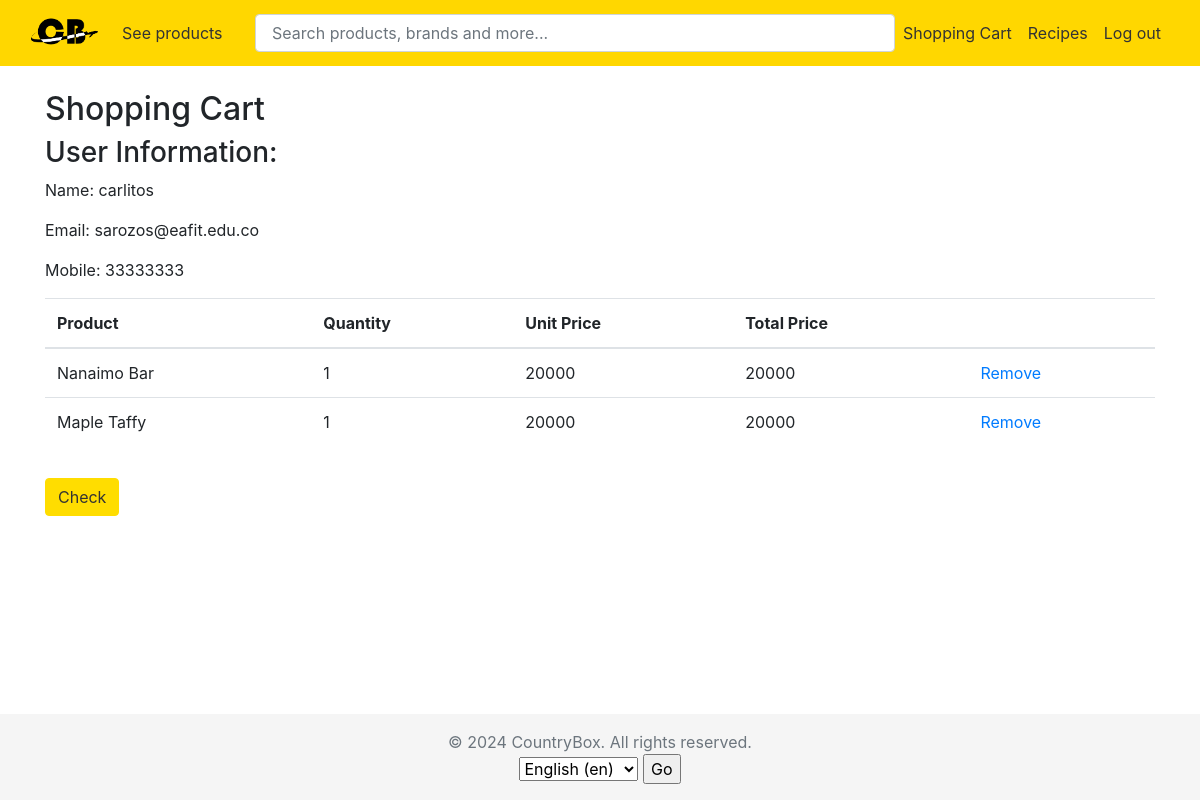
Page /shopping-cart/ (signed in) on the committed database.
### users/models.py (models this page shows)
class CustomUser(AbstractUser):
    address = models.CharField(max_length = 255, null=True)
    phone_number = models.IntegerField(null=True)

### shoppingcart/models.py (models this page shows, shortened)
class CartItem(models.Model):
    cart = models.ForeignKey(Cart, on_delete=models.CASCADE, related_name="items")
    product = models.ForeignKey(Product, on_delete=models.CASCADE)
    quantity = models.IntegerField(default=1)
    def get_total_price(self):
        return self.product.price * self.quantity

### products/models.py (models this page shows)
class Product(models.Model):
    name = models.CharField(max_length=255)
    description=models.CharField(max_length=255)
    country=models.CharField(max_length=255)
    size=models.CharField(max_length=255)
    image_product= models.ImageField(upload_to='products/images/', default= 'products/images/box.jpg')
    price=models.IntegerField()

### shoppingcart/views.py (the view)
# urls.py: path('shopping-cart/', include('shoppingcart.urls', namespace='cart')),
@login_required
def cart(request):
    customer_id = request.user.id
    customer = CustomUser.objects.get(pk=customer_id)
    cart, create = Cart.objects.get_or_create(customer=customer)
    cart_items = CartItem.objects.filter(cart=cart.pk)
    cart_item = ShoppingCart(request)
    total_cart = cart_item.get_total(cart.pk)
    return render(request, 'cart.html', {'cart': cart, 'cart_items': cart_items,'customer': customer, 'total': total_cart})

### shoppingcart/utils.py (called while the page is built)
    def get_total(self, cart_id):
        total = 0
        cart = Cart.objects.get(pk=cart_id)
        query = CartItem.objects.filter(cart=cart)

### shoppingcart/templates/cart.html
{% extends "templates/base.html" %}
{% load i18n %}
{% block content %}
<h2>{% trans "Shopping Cart" %}</h2>
{% if user.is_authenticated %}
    {% if not user.is_staff %}
        {% if cart_items %}
            <div class="customer-info box">
                <h3>{% trans "User Information:" %}</h3>
                <p>{% trans "Name:" %} {{ customer.username }}</p>
                <p>{% trans "Email:" %} {{ customer.email }}</p>
                <p>{% trans "Mobile:" %} {{ customer.phone_number }}</p>
            </div>
                <table class="table">
                    <thead>
                        <tr>
                            <th>{% trans "Product" %}</th>
                            <th>{% trans "Quantity" %}</th>
                            <th>{% trans "Unit Price" %}</th>
                            <th>{% trans "Total Price" %}</th>
                            <th></th>
                        </tr>
                    </thead>
                    <tbody>
                        {% for item in cart_items %}
                            <tr>
                                <td>{{ item.product.name }}</td>
                                <td>{{ item.quantity }}</td>
                                <td>{{ item.product.price }}</td>
                                <td>{{ item.get_total_price }}</td>
                                <td><a href="{% url 'cart:remove_from_cart' item.product.id %}">{% trans " Remove " %}</a></td>
                            </tr>
                        {% endfor %}
                    </tbody>
                </table>
                <a href="{% url 'cart:order' %}"  class="btn btn-primary">{% trans " Check " %}</a>
            {% endif %}
        {% endif %}
    {% endif %}
{% endblock %}

### users/static/css/main.css (style rules this page uses)
body { display: flex; flex-direction: column; min-height: 100vh; margin: 0; }
.btn-primary { background-color: #ffdd00; border-color: #ffdd00; color: #333333; }
.btn-primary { background-color: #ffdd00; border-color: #ffdd00; color: #333; margin-top: 1rem; }

### rows in the picture
CustomUser: username "carlitos", email "sarozos@eafit.edu.co", phone_number "33333333"
CartItem: product.name "Nanaimo Bar", quantity "1", product.price "20000", get_total_price "20000"
CartItem: product.name "Maple Taffy", quantity "1", product.price "20000", get_total_price "20000"

### other values in the picture
form field language "English (en)"
